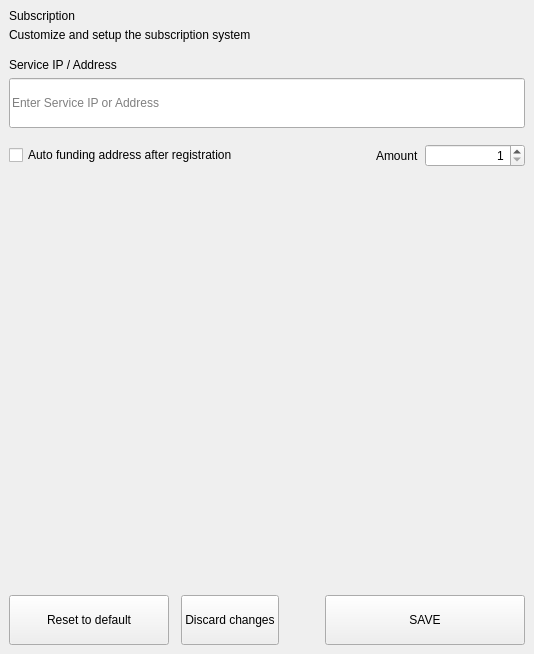
<?xml version="1.0" encoding="UTF-8"?>
<ui version="4.0">
 <class>SettingsSubscribeOptionsWidget</class>
 <widget class="QWidget" name="SettingsSubscribeOptionsWidget">
  <property name="geometry">
   <rect>
    <x>0</x>
    <y>0</y>
    <width>534</width>
    <height>654</height>
   </rect>
  </property>
  <property name="windowTitle">
   <string>Form</string>
  </property>
  <layout class="QVBoxLayout" name="verticalLayout">
   <property name="spacing">
    <number>0</number>
   </property>
   <property name="leftMargin">
    <number>0</number>
   </property>
   <property name="topMargin">
    <number>0</number>
   </property>
   <property name="rightMargin">
    <number>0</number>
   </property>
   <property name="bottomMargin">
    <number>0</number>
   </property>
   <item>
    <widget class="QWidget" name="left" native="true">
     <layout class="QVBoxLayout" name="verticalLayout_3">
      <item>
       <layout class="QHBoxLayout" name="horizontalLayout">
        <property name="spacing">
         <number>0</number>
        </property>
        <item>
         <layout class="QVBoxLayout" name="verticalLayoutTitle">
          <property name="spacing">
           <number>5</number>
          </property>
          <item>
           <widget class="QLabel" name="lblTitleHeadline">
            <property name="text">
             <string>Subscription</string>
            </property>
           </widget>
          </item>
          <item>
           <widget class="QLabel" name="lblSubtitleHeadline">
            <property name="text">
             <string>Customize and setup the subscription system</string>
            </property>
            <property name="wordWrap">
             <bool>true</bool>
            </property>
           </widget>
          </item>
         </layout>
        </item>
       </layout>
      </item>
      <item>
       <spacer name="verticalSpacer">
        <property name="orientation">
         <enum>Qt::Vertical</enum>
        </property>
        <property name="sizeType">
         <enum>QSizePolicy::Fixed</enum>
        </property>
        <property name="sizeHint" stdset="0">
         <size>
          <width>20</width>
          <height>10</height>
         </size>
        </property>
       </spacer>
      </item>
      <item>
       <layout class="QVBoxLayout" name="verticalLayout_2">
        <item>
         <widget class="QLabel" name="lblSubtitleSubscribeServiceIP">
          <property name="text">
           <string>Service IP / Address</string>
          </property>
         </widget>
        </item>
        <item>
         <widget class="QLineEdit" name="lineEditSubscribeServiceIP">
          <property name="minimumSize">
           <size>
            <width>0</width>
            <height>50</height>
           </size>
          </property>
          <property name="maximumSize">
           <size>
            <width>16777215</width>
            <height>50</height>
           </size>
          </property>
          <property name="placeholderText">
           <string>Enter Service IP or Address</string>
          </property>
         </widget>
        </item>
       </layout>
      </item>
      <item>
       <spacer name="verticalSpacer_3">
        <property name="orientation">
         <enum>Qt::Vertical</enum>
        </property>
        <property name="sizeType">
         <enum>QSizePolicy::Fixed</enum>
        </property>
        <property name="sizeHint" stdset="0">
         <size>
          <width>20</width>
          <height>10</height>
         </size>
        </property>
       </spacer>
      </item>
      <item>
       <layout class="QHBoxLayout" name="horizontalLayout_2">
        <item>
         <widget class="QCheckBox" name="chkSubscribeAutofunding">
          <property name="text">
           <string>Auto funding address after registration </string>
          </property>
         </widget>
        </item>
        <item>
         <spacer name="horizontalSpacer">
          <property name="orientation">
           <enum>Qt::Horizontal</enum>
          </property>
          <property name="sizeType">
           <enum>QSizePolicy::Expanding</enum>
          </property>
          <property name="sizeHint" stdset="0">
           <size>
            <width>10</width>
            <height>20</height>
           </size>
          </property>
         </spacer>
        </item>
        <item>
         <widget class="QLabel" name="lblSubscribeAutofundingAmount">
          <property name="text">
           <string>Amount</string>
          </property>
         </widget>
        </item>
        <item>
         <widget class="QSpinBox" name="spinBoxSubscribeAutofunding">
          <property name="minimumSize">
           <size>
            <width>100</width>
            <height>0</height>
           </size>
          </property>
          <property name="maximumSize">
           <size>
            <width>100</width>
            <height>16777215</height>
           </size>
          </property>
          <property name="alignment">
           <set>Qt::AlignRight|Qt::AlignTrailing|Qt::AlignVCenter</set>
          </property>
          <property name="minimum">
           <number>1</number>
          </property>
          <property name="maximum">
           <number>1000</number>
          </property>
          <property name="value">
           <number>1</number>
          </property>
         </widget>
        </item>
       </layout>
      </item>
      <item>
       <spacer name="verticalSpacer_2">
        <property name="orientation">
         <enum>Qt::Vertical</enum>
        </property>
        <property name="sizeType">
         <enum>QSizePolicy::Expanding</enum>
        </property>
        <property name="sizeHint" stdset="0">
         <size>
          <width>20</width>
          <height>2000</height>
         </size>
        </property>
       </spacer>
      </item>
      <item>
       <layout class="QHBoxLayout" name="horizontalLayout_6">
        <property name="spacing">
         <number>12</number>
        </property>
        <item>
         <widget class="QPushButton" name="pushButtonReset">
          <property name="minimumSize">
           <size>
            <width>160</width>
            <height>50</height>
           </size>
          </property>
          <property name="maximumSize">
           <size>
            <width>50</width>
            <height>16777215</height>
           </size>
          </property>
          <property name="focusPolicy">
           <enum>Qt::NoFocus</enum>
          </property>
          <property name="text">
           <string>Reset to default</string>
          </property>
         </widget>
        </item>
        <item>
         <widget class="QPushButton" name="pushButtonClean">
          <property name="minimumSize">
           <size>
            <width>0</width>
            <height>50</height>
           </size>
          </property>
          <property name="focusPolicy">
           <enum>Qt::NoFocus</enum>
          </property>
          <property name="text">
           <string>Discard changes</string>
          </property>
         </widget>
        </item>
        <item>
         <spacer name="horizontalSpacer_2">
          <property name="orientation">
           <enum>Qt::Horizontal</enum>
          </property>
          <property name="sizeType">
           <enum>QSizePolicy::Expanding</enum>
          </property>
          <property name="sizeHint" stdset="0">
           <size>
            <width>40</width>
            <height>20</height>
           </size>
          </property>
         </spacer>
        </item>
        <item>
         <widget class="QPushButton" name="pushButtonSave">
          <property name="minimumSize">
           <size>
            <width>200</width>
            <height>50</height>
           </size>
          </property>
          <property name="maximumSize">
           <size>
            <width>200</width>
            <height>50</height>
           </size>
          </property>
          <property name="focusPolicy">
           <enum>Qt::NoFocus</enum>
          </property>
          <property name="text">
           <string>SAVE</string>
          </property>
         </widget>
        </item>
       </layout>
      </item>
     </layout>
    </widget>
   </item>
  </layout>
 </widget>
 <resources/>
 <connections/>
</ui>
